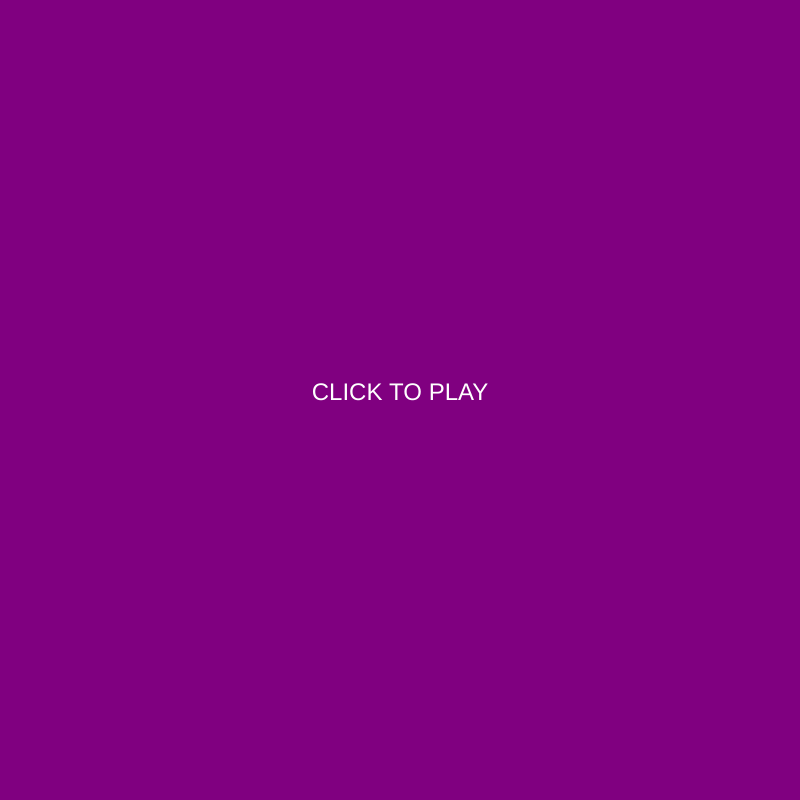
Frame 1 (no input)
Frame 60 (no input): identical to frame 1, image omitted
Frame 120 (the mouse pressed at the canvas centre since frame 60): identical to frame 1, image omitted

The p5.js sketch that drew this single still picture (run headless with seeded random() and noise() and a simulated clock; from frame 60 on, the mouse is pressed at the canvas centre):

// p5.js sketch
// ── sketch.js
var cars = [];
var frogPos;
var myState = 0;
var maxCars = 10;
var maxTimer = 20 * 60;
var timer = maxTimer;


function setup() {
  // put setup code here
  createCanvas(800, 800);

  for (var i = 0; i < maxCars; i++) {
    cars.push(new Car());
  }

  frogPos = createVector(400, height - 100);

  textAlign(CENTER);
}

function draw() {
  // put drawing code here
  switch (myState) {

    case 0: //menu//
      background("purple");
      fill('white');
      textSize(24);
      text("CLICK TO PLAY", width / 2, height / 2);
      break;

    case 1: //game state//
      game();
      timer = timer - 1;
      if (timer <= 0) {
        timer = maxTimer;
        myState = 3;
      }
      break;

    case 2: //win//
      background(21, 184, 13);
      fill('white');
      textSize(42);
      text("YOU WON!", width / 2, height / 2);
      break;

    case 3: //lose//
      background('red');
      fill('white');
      textSize(42);
      text("TRY AGAIN", width / 2, height / 2);
      break;


  }

}

function mouseReleased() {
  switch (myState) {
    case 0:
      myState = 1;
      break;

    case 2:
      timer = maxTimer;

      cars = [];
      for (var i = 0; i < maxCars; i++) {
        cars.push(new Car());
      }

      myState = 0;
      break;

    case 3:
      timer = maxTimer;

      cars = [];
      for (var i = 0; i < maxCars; i++) {
        cars.push(new Car());
      }

      myState = 0;
      break;
  }
}

function game() {
  background("lightblue");

  for (var i = 0; i < cars.length; i++) {
    cars[i].display();
    cars[i].drive();
    if (cars[i].pos.dist(frogPos) < 45) {
      cars.splice(i, 1);
    }
  }

  if (cars.length == 0) {
    myState = 2;
  }

  fill('green');
  ellipse(frogPos.x, frogPos.y, 50, 50);
  checkForKeys();
}

function checkForKeys() {
  if (keyIsDown(LEFT_ARROW)) {
    frogPos.x -= 5;
  }

  if (keyIsDown(RIGHT_ARROW)) {
    frogPos.x += 5;
  }

  if (keyIsDown(UP_ARROW)) {
    frogPos.y -= 5;
  }

  if (keyIsDown(DOWN_ARROW)) {
    frogPos.y += 5;
  }

}

function Car() {
  //attributes//
  this.pos = createVector(random(width), random(height));
  this.vel = createVector(random(-5, 5), random(-5, 5));
  this.r = random(255);
  this.g = random(255);
  this.b = random(255);

  //methods//
  this.display = function() {
    fill(this.r, this.g, this.b);
    rect(this.pos.x, this.pos.y, 30, 30);
  }

  this.drive = function() {
    this.pos.add(this.vel);
    if (this.pos.x > width) this.pos.x = 0;
    if (this.pos.x < 0) this.pos.x = width;
    if (this.pos.y > height) this.pos.y = 0;
    if (this.pos.y < 0) this.pos.y = height;
  }



}
